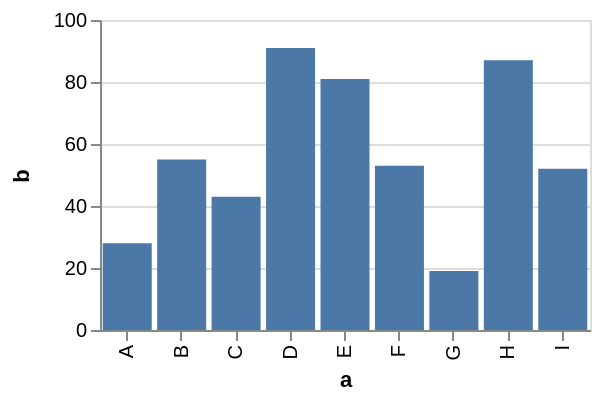

Describe this chart as a Vega-Lite specification.
### Vega specification from a JSON file in a GitHub repository (floating-point values rounded to 4 significant figures)
{"$schema": "https://vega.github.io/schema/vega/v3.json", "description": "A simple bar chart with embedded data that fits exactly into 300px width.", "autosize": {"type": "fit", "contains": "padding"}, "padding": 5, "width": 300, "height": 200, "style": "cell", "data": [{"name": "source_0", "values": [{"a": "A", "b": 28}, {"a": "B", "b": 55}, {"a": "C", "b": 43}, {"a": "D", "b": 91}, {"a": "E", "b": 81}, {"a": "F", "b": 53}, {"a": "G", "b": 19}, {"a": "H", "b": 87}, {"a": "I", "b": 52}]}, {"name": "data_0", "source": "source_0", "transform": [{"type": "formula", "expr": "toNumber(datum[\"b\"])", "as": "b"}, {"type": "filter", "expr": "datum[\"b\"] !== null && !isNaN(datum[\"b\"])"}]}], "marks": [{"name": "marks", "type": "rect", "style": ["bar"], "from": {"data": "data_0"}, "encode": {"update": {"fill": {"value": "#4c78a8"}, "x": {"scale": "x", "field": "a"}, "width": {"scale": "x", "band": true}, "y": {"scale": "y", "field": "b"}, "y2": {"scale": "y", "value": 0}}}}], "scales": [{"name": "x", "type": "band", "domain": {"data": "data_0", "field": "a", "sort": true}, "range": [0, {"signal": "width"}], "paddingInner": 0.1, "paddingOuter": 0.05}, {"name": "y", "type": "linear", "domain": {"data": "data_0", "field": "b"}, "range": [{"signal": "height"}, 0], "nice": true, "zero": true}], "axes": [{"scale": "x", "orient": "bottom", "grid": false, "title": "a", "labelBaseline": "middle", "labelAngle": 270, "labelAlign": "right", "labelOverlap": true, "zindex": 1}, {"scale": "y", "orient": "left", "grid": false, "title": "b", "labelOverlap": true, "tickCount": {"signal": "ceil(height/40)"}, "zindex": 1}, {"scale": "y", "orient": "left", "grid": true, "tickCount": {"signal": "ceil(height/40)"}, "gridScale": "x", "domain": false, "labels": false, "maxExtent": 0, "minExtent": 0, "ticks": false, "zindex": 0}], "config": {"axisY": {"minExtent": 30}}}
